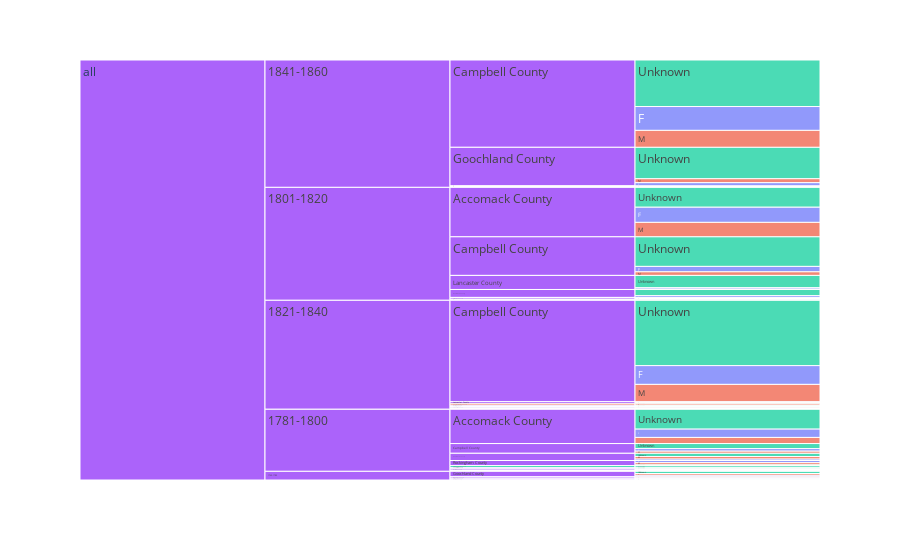

The code cell stored with this chart in its notebook:
### Code cell
fig = px.icicle(df, 
                path=[px.Constant("all"), 'Period', 'Locality', 'Gender'],
                values='Slaves', 
                color='Gender')

fig.update_traces(root_color="lightgrey", tiling=dict(orientation='h'))

fig.show()

### Figure 1 — Plotly figure (JSON) as saved in the notebook; plotly's stock layout.template omitted (floating-point values rounded to 4 significant figures)
{"data": [{"branchvalues": "total", "customdata": [["F"], ["M"], ["M"], ["M"], ["M"], ["M"], ["M"], ["Unknown"], ["Unknown"], ["Unknown"], ["(?)"], ["(?)"], ["(?)"], ["(?)"], ["F"], ["M"], ["(?)"], ["M"], ["M"], ["(?)"], ["(?)"], ["(?)"], ["F"], ["F"], ["(?)"], ["F"], ["F"], ["F"], ["F"], ["F"], ["F"], ["F"], ["F"], ["Unknown"], ["Unknown"], ["(?)"], ["(?)"], ["(?)"], ["F"], ["Unknown"], ["F"], ["F"], ["F"], ["F"], ["(?)"], ["F"], ["F"], ["(?)"], ["Unknown"], ["M"], ["M"], ["M"], ["M"], ["M"], ["M"], ["M"], ["F"], ["F"], ["M"], ["M"], ["F"], ["(?)"], ["M"], ["(?)"], ["(?)"], ["(?)"], ["F"], ["Unknown"], ["(?)"], ["Unknown"], ["(?)"], ["(?)"], ["F"], ["M"], ["Unknown"], ["(?)"], ["M"], ["F"], ["M"], ["M"], ["F"], ["(?)"], ["F"], ["(?)"], ["(?)"], ["Unknown"], ["Unknown"], ["Unknown"], ["Unknown"], ["Unknown"], ["Unknown"], ["M"], ["Unknown"], ["Unknown"], ["Unknown"], ["Unknown"], ["Unknown"], ["(?)"], ["Unknown"], ["F"], ["F"], ["M"], ["M"], ["F"], ["F"], ["F"], ["F"], ["(?)"], ["F"], ["M"], ["(?)"], ["Unknown"], ["Unknown"]], "domain": {"x": [0, 1], "y": [0, 1]}, "hovertemplate": "labels=%{label}<br>Slaves=%{value}<br>parent=%{parent}<br>id=%{id}<br>Gender=%{customdata[0]}<extra></extra>", "ids": ["all/1760-1780/Accomack County/F", "all/1781-1800/Campbell County/M", "all/1841-1860/Campbell County/M", "all/1821-1840/Frederick County/M", "all/1760-1780/Goochland County/M", "all/1781-1800/Goochland County/M", "all/1760-1780/Norfolk County/M", "all/1801-1820/Goochland County/Unknown", "all/1821-1840/Norfolk County/Unknown", "all/1841-1860/Norfolk County/Unknown", "all/1760-1780/Accomack County", "all/1801-1820/Arlington County", "all/1781-1800/Campbell County", "all/1841-1860/Campbell County", "all/1781-1800/Caroline County", "all/1801-1820/Norfolk County", "all/1821-1840/Petersburg City", "all/1841-1860/Rockingham County", "all/1821-1840/Southampton County", "all/1760-1780", "all/1801-1820", "all/1821-1840", "all/1781-1800/Rockingham County/F", "all/1821-1840/Petersburg City/F", "all", "all/1781-1800/Petersburg City/F", "all/1781-1800/Accomack County/F", "all/1781-1800/Campbell County/F", "all/1781-1800/Middlesex County/F", "all/1760-1780/Middlesex County/F", "all/1801-1820/Lancaster County/F", "all/1821-1840/Henry County/F", "all/1801-1820/Petersburg City/F", "all/1781-1800/Prince Edward County/Unknown", "all/1781-1800/Rockingham County/Unknown", "all/1781-1800/Accomack County", "all/1801-1820/Accomack County", "all/1801-1820/Campbell County", "all/1841-1860/Campbell County/F", "all/1781-1800/Goochland County/Unknown", "all/1781-1800/Petersburg City", "all/1821-1840/Campbell County/F", "all/1801-1820/Campbell County/F", "all/1801-1820/Arlington County/F", "all/1781-1800", "all/1801-1820/Accomack County/F", "all/1781-1800/Caroline County/F", "all/1841-1860", "all/1760-1780/Goochland County/Unknown", "all/1801-1820/Arlington County/M", "all/1841-1860/Goochland County/M", "all/1801-1820/Accomack County/M", "all/1821-1840/Campbell County/M", "all/1801-1820/Lancaster County/M", "all/1841-1860/Rockingham County/M", "all/1781-1800/Rockingham County/M", "all/1821-1840/Lancaster County/F", "all/1781-1800/Norfolk County/F", "all/1760-1780/Middlesex County/M", "all/1821-1840/Lancaster County/M", "all/1781-1800/Middlesex County", "all/1760-1780/Middlesex County", "all/1841-1860/Southampton County/M", "all/1821-1840/Lancaster County", "all/1801-1820/Lancaster County", "all/1781-1800/Lancaster County", "all/1821-1840/Henry County", "all/1841-1860/Lancaster County", "all/1760-1780/Norfolk County", "all/1841-1860/Norfolk County", "all/1821-1840/Norfolk County", "all/1841-1860/Goochland County", "all/1801-1820/Petersburg City", "all/1801-1820/Campbell County/M", "all/1781-1800/Prince Edward County", "all/1781-1800/Rockingham County", "all/1841-1860/Southampton County", "all/1821-1840/Staunton City", "all/1781-1800/Accomack County/M", "all/1760-1780/Accomack County/M", "all/1821-1840/Staunton City/F", "all/1781-1800/Norfolk County", "all/1821-1840/Goochland County", "all/1821-1840/Frederick County", "all/1781-1800/Goochland County", "all/1781-1800/Accomack County/Unknown", "all/1801-1820/Accomack County/Unknown", "all/1781-1800/Campbell County/Unknown", "all/1801-1820/Campbell County/Unknown", "all/1821-1840/Campbell County/Unknown", "all/1841-1860/Campbell County/Unknown", "all/1821-1840/Norfolk County/M", "all/1841-1860/Goochland County/Unknown", "all/1781-1800/Lancaster County/Unknown", "all/1801-1820/Lancaster County/Unknown", "all/1821-1840/Lancaster County/Unknown", "all/1841-1860/Lancaster County/Unknown", "all/1801-1820/Goochland County", "all/1760-1780/Norfolk County/Unknown", "all/1841-1860/Goochland County/F", "all/1821-1840/Goochland County/F", "all/1801-1820/Norfolk County/M", "all/1781-1800/Norfolk County/M", "all/1781-1800/Lancaster County/F", "all/1801-1820/Goochland County/F", "all/1781-1800/Goochland County/F", "all/1760-1780/Goochland County/F", "all/1821-1840/Campbell County", "all/1821-1840/Frederick County/F", "all/1821-1840/Southampton County/M", "all/1760-1780/Goochland County", "all/1781-1800/Norfolk County/Unknown", "all/1821-1840/Petersburg City/Unknown"], "labels": ["F", "M", "M", "M", "M", "M", "M", "Unknown", "Unknown", "Unknown", "Accomack County", "Arlington County", "Campbell County", "Campbell County", "Caroline County", "Norfolk County", "Petersburg City", "Rockingham County", "Southampton County", "1760-1780", "1801-1820", "1821-1840", "F", "F", "all", "F", "F", "F", "F", "F", "F", "F", "F", "Unknown", "Unknown", "Accomack County", "Accomack County", "Campbell County", "F", "Unknown", "Petersburg City", "F", "F", "F", "1781-1800", "F", "F", "1841-1860", "Unknown", "M", "M", "M", "M", "M", "M", "M", "F", "F", "M", "M", "Middlesex County", "Middlesex County", "M", "Lancaster County", "Lancaster County", "Lancaster County", "Henry County", "Lancaster County", "Norfolk County", "Norfolk County", "Norfolk County", "Goochland County", "Petersburg City", "M", "Prince Edward County", "Rockingham County", "Southampton County", "Staunton City", "M", "M", "F", "Norfolk County", "Goochland County", "Frederick County", "Goochland County", "Unknown", "Unknown", "Unknown", "Unknown", "Unknown", "Unknown", "M", "Unknown", "Unknown", "Unknown", "Unknown", "Unknown", "Goochland County", "Unknown", "F", "F", "M", "M", "F", "F", "F", "F", "Campbell County", "F", "M", "Goochland County", "Unknown", "Unknown"], "marker": {"colors": ["#636efa", "#EF553B", "#EF553B", "#EF553B", "#EF553B", "#EF553B", "#EF553B", "#00cc96", "#00cc96", "#00cc96", "#ab63fa", "#ab63fa", "#ab63fa", "#ab63fa", "#636efa", "#EF553B", "#ab63fa", "#EF553B", "#EF553B", "#ab63fa", "#ab63fa", "#ab63fa", "#636efa", "#636efa", "#ab63fa", "#636efa", "#636efa", "#636efa", "#636efa", "#636efa", "#636efa", "#636efa", "#636efa", "#00cc96", "#00cc96", "#ab63fa", "#ab63fa", "#ab63fa", "#636efa", "#00cc96", "#636efa", "#636efa", "#636efa", "#636efa", "#ab63fa", "#636efa", "#636efa", "#ab63fa", "#00cc96", "#EF553B", "#EF553B", "#EF553B", "#EF553B", "#EF553B", "#EF553B", "#EF553B", "#636efa", "#636efa", "#EF553B", "#EF553B", "#636efa", "#ab63fa", "#EF553B", "#ab63fa", "#ab63fa", "#ab63fa", "#636efa", "#00cc96", "#ab63fa", "#00cc96", "#ab63fa", "#ab63fa", "#636efa", "#EF553B", "#00cc96", "#ab63fa", "#EF553B", "#636efa", "#EF553B", "#EF553B", "#636efa", "#ab63fa", "#636efa", "#ab63fa", "#ab63fa", "#00cc96", "#00cc96", "#00cc96", "#00cc96", "#00cc96", "#00cc96", "#EF553B", "#00cc96", "#00cc96", "#00cc96", "#00cc96", "#00cc96", "#ab63fa", "#00cc96", "#636efa", "#636efa", "#EF553B", "#EF553B", "#636efa", "#636efa", "#636efa", "#636efa", "#ab63fa", "#636efa", "#EF553B", "#ab63fa", "#00cc96", "#00cc96"]}, "name": "", "parents": ["all/1760-1780/Accomack County", "all/1781-1800/Campbell County", "all/1841-1860/Campbell County", "all/1821-1840/Frederick County", "all/1760-1780/Goochland County", "all/1781-1800/Goochland County", "all/1760-1780/Norfolk County", "all/1801-1820/Goochland County", "all/1821-1840/Norfolk County", "all/1841-1860/Norfolk County", "all/1760-1780", "all/1801-1820", "all/1781-1800", "all/1841-1860", "all/1781-1800", "all/1801-1820", "all/1821-1840", "all/1841-1860", "all/1821-1840", "all", "all", "all", "all/1781-1800/Rockingham County", "all/1821-1840/Petersburg City", "", "all/1781-1800/Petersburg City", "all/1781-1800/Accomack County", "all/1781-1800/Campbell County", "all/1781-1800/Middlesex County", "all/1760-1780/Middlesex County", "all/1801-1820/Lancaster County", "all/1821-1840/Henry County", "all/1801-1820/Petersburg City", "all/1781-1800/Prince Edward County", "all/1781-1800/Rockingham County", "all/1781-1800", "all/1801-1820", "all/1801-1820", "all/1841-1860/Campbell County", "all/1781-1800/Goochland County", "all/1781-1800", "all/1821-1840/Campbell County", "all/1801-1820/Campbell County", "all/1801-1820/Arlington County", "all", "all/1801-1820/Accomack County", "all/1781-1800/Caroline County", "all", "all/1760-1780/Goochland County", "all/1801-1820/Arlington County", "all/1841-1860/Goochland County", "all/1801-1820/Accomack County", "all/1821-1840/Campbell County", "all/1801-1820/Lancaster County", "all/1841-1860/Rockingham County", "all/1781-1800/Rockingham County", "all/1821-1840/Lancaster County", "all/1781-1800/Norfolk County", "all/1760-1780/Middlesex County", "all/1821-1840/Lancaster County", "all/1781-1800", "all/1760-1780", "all/1841-1860/Southampton County", "all/1821-1840", "all/1801-1820", "all/1781-1800", "all/1821-1840", "all/1841-1860", "all/1760-1780", "all/1841-1860", "all/1821-1840", "all/1841-1860", "all/1801-1820", "all/1801-1820/Campbell County", "all/1781-1800", "all/1781-1800", "all/1841-1860", "all/1821-1840", "all/1781-1800/Accomack County", "all/1760-1780/Accomack County", "all/1821-1840/Staunton City", "all/1781-1800", "all/1821-1840", "all/1821-1840", "all/1781-1800", "all/1781-1800/Accomack County", "all/1801-1820/Accomack County", "all/1781-1800/Campbell County", "all/1801-1820/Campbell County", "all/1821-1840/Campbell County", "all/1841-1860/Campbell County", "all/1821-1840/Norfolk County", "all/1841-1860/Goochland County", "all/1781-1800/Lancaster County", "all/1801-1820/Lancaster County", "all/1821-1840/Lancaster County", "all/1841-1860/Lancaster County", "all/1801-1820", "all/1760-1780/Norfolk County", "all/1841-1860/Goochland County", "all/1821-1840/Goochland County", "all/1801-1820/Norfolk County", "all/1781-1800/Norfolk County", "all/1781-1800/Lancaster County", "all/1801-1820/Goochland County", "all/1781-1800/Goochland County", "all/1760-1780/Goochland County", "all/1821-1840", "all/1821-1840/Frederick County", "all/1821-1840/Southampton County", "all/1760-1780", "all/1781-1800/Norfolk County", "all/1821-1840/Petersburg City"], "root": {"color": "lightgrey"}, "tiling": {"orientation": "h"}, "type": "icicle", "values": [2, 6, 47, 1, 5, 7, 1, 17, 2, 1, 3, 5, 27, 242, 1, 1, 2, 1, 4, 24, 313, 302, 6, 1, 1164, 1, 23, 7, 1, 1, 4, 2, 2, 5, 2, 95, 137, 107, 66, 9, 1, 52, 15, 3, 172, 42, 1, 353, 6, 2, 11, 40, 48, 1, 1, 6, 2, 1, 3, 2, 1, 4, 1, 6, 39, 4, 2, 1, 2, 1, 3, 107, 2, 10, 5, 14, 1, 1, 17, 1, 1, 4, 1, 2, 20, 55, 55, 14, 82, 181, 129, 1, 87, 3, 34, 2, 1, 22, 1, 9, 1, 1, 1, 1, 5, 4, 4, 281, 1, 4, 15, 2, 1]}], "layout": {"legend": {"tracegroupgap": 0}, "margin": {"t": 60}}}
